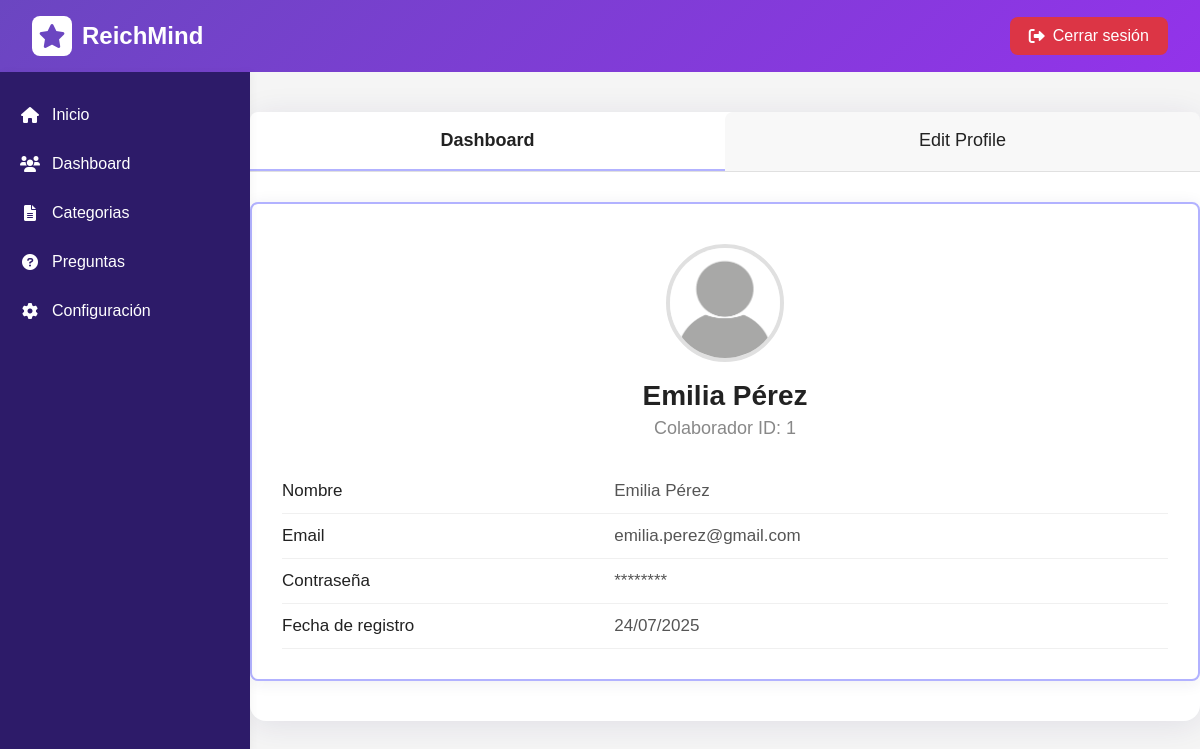
The page /colaboradores/configuracionColaboradores.php (signed in) on the database its author committed.
### tables this page shows
CREATE TABLE `colaboradores` (
  `id` int(11) NOT NULL,
  `nombre` varchar(100) NOT NULL,
  `email` varchar(100) NOT NULL,
  `password` varchar(255) NOT NULL,
  `avatar` varchar(255) DEFAULT 'avatar.png',
  `fecha_registro` timestamp NOT NULL DEFAULT current_timestamp(),
  `hora_inicio_actividad` time DEFAULT '09:00:00',
  `activo` tinyint(1) DEFAULT 1
);

### bd/claseBD.php (called while the page is built, shortened)
<?php
include_once 'conexion.php';
    class DB {
        private $pdo;
        public function __construct() {
            global $pdo;
            $this->pdo = $pdo;
        }
        public function obtenerColaborador($id) {
            try {
                $query = $this->pdo->prepare("SELECT * FROM colaboradores WHERE id = :id");
                $query->bindParam(":id", $id);
                $query->execute();
                return $query->fetch(PDO::FETCH_ASSOC);
            } catch (PDOException $e) {
                return false;
            }
        }
    }
?>

### colaboradores/configuracionColaboradores.php (the view, shortened to what this page needs)
<?php
require_once '../bd/claseBD.php';
$colaborador_id = $_SESSION['colaborador_id'];
$db = new DB();
$colaborador = $db->obtenerColaborador($colaborador_id);
$tab = isset($_GET['tab']) ? $_GET['tab'] : 'dashboard';
?>
<!DOCTYPE html>
<html lang="es">
<head>
    <link rel="stylesheet" href="../css/configuracion.css">
    <link rel="stylesheet" href="https://cdnjs.cloudflare.com/ajax/libs/font-awesome/6.0.0/css/all.min.css">
</head>
<body>
    <header class="header">
        <div class="logo">
            <div class="logo-icon">
                <i class="fas fa-star"></i>
            </div>
            <span>ReichMind</span>
        </div>
        <button class="logout-btn" onclick="window.location.href='../colaboradores/loginColaboradores.php'">
            <i class="fas fa-sign-out-alt"></i> Cerrar sesión
        </button>
    </header>
    <div class="main-container">
        <?php include '../sidebar/sbcolaborador.php'; ?>
        <main class="main-content">
            <div class="profile-container">
                <div class="profile-tabs">
                    <div class="tab<?php if($tab=='dashboard') echo ' active'; ?>" data-tab="dashboard">Dashboard</div>
                    <div class="tab<?php if($tab=='edit') echo ' active'; ?>" data-tab="edit">Edit Profile</div>
                </div>
                <div class="profile-card">
                    <div class="profile-img">
                        <img src="../img/<?php echo htmlspecialchars($colaborador['avatar'] ?? 'avatar.png'); ?>?v=<?php echo time(); ?>" alt="Foto de perfil" />
                    </div>
                    <h2 class="profile-name"><?php echo htmlspecialchars($colaborador['nombre']); ?></h2>
                    <div class="profile-username">Colaborador ID: <?php echo $colaborador['id']; ?>
                    </div>
                    <div class="profile-info-list">
                            <div class="profile-info-row">
                                <span class="profile-info-label">Nombre</span>
                                <span class="profile-info-value" id="nombre-value">
                                    <?php if($tab=='edit'): ?>
                                        <input type="text" name="nombre_completo" value="<?php echo htmlspecialchars($colaborador['nombre']); ?>" style="width: 80%;">
                                    <?php else: ?>
                                        <?php echo htmlspecialchars($colaborador['nombre']); ?>
                                    <?php endif; ?>
                                </span>
                            </div>
                            <div class="profile-info-row">
                                <span class="profile-info-label">Email</span>
                                <span class="profile-info-value" id="email-value">
                                    <?php if($tab=='edit'): ?>
                                        <input type="email" name="email" value="<?php echo htmlspecialchars($colaborador['email']); ?>" style="width: 80%;">
                                    <?php else: ?>
                                        <?php echo htmlspecialchars($colaborador['email']); ?>
                                    <?php endif; ?>
                                </span>
                            </div>
                            <div class="profile-info-row">
                                <span class="profile-info-label">Contraseña</span>
                                <span class="profile-info-value" id="password-value">
                                    <?php if($tab=='edit'): ?>
                                        <input type="password" name="password" value="" placeholder="Nueva contraseña" style="width: 80%;">
                                    <?php else: ?>
                                        ********
                                    <?php endif; ?>
                                </span>
                            </div>
                            <div class="profile-info-row">
                                <span class="profile-info-label">Fecha de registro</span>
                                <span class="profile-info-value">
                                    <?php
                                    echo isset($colaborador['fecha_registro']) ? date('d/m/Y', strtotime($colaborador['fecha_registro'])) : '2024-01-01';
                                    ?>
                                </span>
                            </div>
                    </div>
                </div>
            </div>
        </main>
    </div>
</body>
</html>

### css/configuracion.css (style rules this page uses)
.logout-btn { background: #dc3545; color: #fff; border: none; padding: 0.6rem 1.2rem; border-radius: 8px; font-size: 1rem; font-weight: 500; cursor: pointer; display: flex; align-items: center; gap: 8px; transition: background 0.2s; }
.main-container { display: flex; min-height: calc(100vh - 70px); width: 100%; max-width: 100%; background: #f5f5f5; }
.main-content { flex: 1; padding: 40px 0; background: #f5f5f5; min-height: 100vh; display: flex; flex-direction: column; align-items: stretch; }
.profile-container { width: 100%; margin: 0; background: #fff; border-radius: 16px; box-shadow: 0 4px 32px rgba(44, 34, 94, 0.10); padding: 0 0 40px 0; position: relative; top: 0; }
.profile-card { border: none; border-radius: 12px; padding: 40px 30px 30px 30px; margin: 0 40px; background: #fff; text-align: center; box-shadow: 0 2px 16px rgba(44, 34, 94, 0.08); }
.header { background: linear-gradient(135deg, #6b46c1, #9333ea); color: white; padding: 1rem 2rem; display: flex; justify-content: space-between; align-items: center; box-shadow: 0 2px 10px rgba(0,0,0,0.1); }
.logo { display: flex; align-items: center; gap: 10px; font-size: 1.5rem; font-weight: bold; }
.logo-icon { width: 40px; height: 40px; background: white; border-radius: 8px; display: flex; align-items: center; justify-content: center; color: #6b46c1; font-weight: bold; }
body { font-family: 'Poppins', Arial, sans-serif; background: #fff; margin: 0; padding: 0; }
.profile-tabs { display: flex; border-bottom: 1px solid #e0e0e0; margin-bottom: 30px; }
.profile-tabs .tab { flex: 1; text-align: center; padding: 18px 0; font-size: 18px; color: #222; background: #f8f8f8; cursor: pointer; border-top-left-radius: 8px; border-top-right-radius: 8px; border-bottom: 2px solid transparent; transition: background 0.2s, border-bottom 0.2s; }
.profile-tabs .tab.active { background: #fff; border-bottom: 2px solid #b2b2ff; font-weight: 600; }
.profile-card { border: 2px solid #b2b2ff; border-radius: 8px; padding: 40px 30px 30px 30px; margin: 0; background: #fff; text-align: center; }
.profile-img { width: 110px; height: 110px; margin: 0 auto 18px auto; border-radius: 50%; overflow: hidden; border: 4px solid #e0e0e0; background: #f3f3f3; }
.profile-img img { width: 100%; height: 100%; object-fit: cover; }
.profile-name { font-size: 28px; font-weight: 700; margin: 0 0 6px 0; color: #222; }
.profile-username { color: #888; font-size: 18px; margin-bottom: 30px; }
.profile-info-list { margin-top: 18px; }
.profile-info-row { display: flex; align-items: center; justify-content: flex-start; padding: 12px 0; border-bottom: 1px solid #f0f0f0; }
.profile-info-label { flex: 1.2; text-align: left; color: #222; font-weight: 500; font-size: 17px; }
.profile-info-value { flex: 2; text-align: left; color: #555; font-size: 17px; }
.profile-info-row { position: relative; z-index: 1; }

### rows shown on the page
colaboradores: avatar (placeholder picture), nombre "Emilia Pérez", id "1", email "emilia.perez@gmail.com", fecha_registro "24/07/2025"
